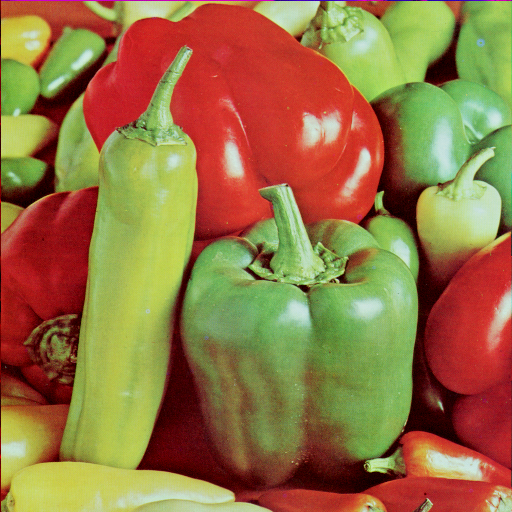
#> input picture trab2/Trabalho2_HenriqueDeAbreuAmitay/img/peppers.png, 512 x 512 px
$ python ex1.py
#> lines starting #> are read from the running program, lines starting #| are printed output that depends on the picture
import numpy as np
import cv2

# Loads the image in grayscale
def load_image_grayscale() :
    img_path = "img/peppers.png"
    return cv2.imread(img_path, 0)
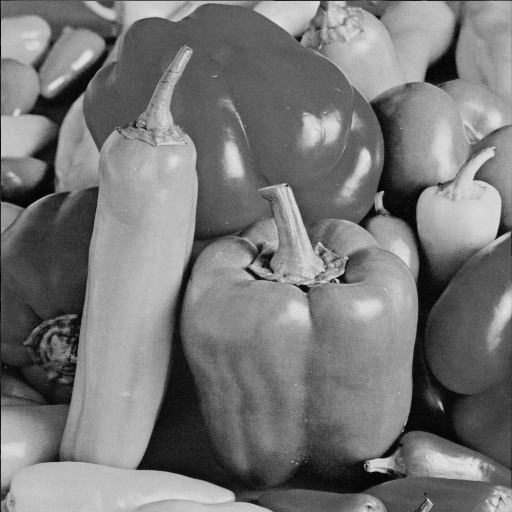
#> returned value: shape (512, 512); min 0, max 227, mean 119.7

def display_image(img, img_title):
    # Converts to unsigned 8 bit int
    abs_img = cv2.convertScaleAbs(img)
    cv2.imwrite(f'{img_title}.jpg', abs_img)
    cv2.imshow(img_title, abs_img)

def end_program():
    # Cleans images
    cv2.waitKey(0)
    cv2.destroyAllWindows()

def mirror_filter(mask):
    return np.rot90(mask, 2)

def apply_filter(img, mask):
    mirrored_filter = mirror_filter(mask)
    return cv2.filter2D(img, -1, mirrored_filter)

# Loading the image
img = load_image_grayscale()

# Filters h1 to h8
h = []
h.append(np.array(([[0, 0, -1, 0, 0], [0, -1, -2, -1, 0], [-1, -2, 16, -2, -1],[0, -1, -2, -1, 0], [0, 0, -1, 0, 0]]), float))
h.append(np.array(([[1, 4, 6, 4, 1], [4, 16, 24, 16, 4], [6, 24, 36, 24, 6], [4, 16, 24, 16, 4], [1, 4, 6, 4, 1]]), float)*(1/256))
h.append(np.array(([[-1, 0, 1], [-2, 0, 2], [-1, 0, 1]]), float))
h.append(np.array(([[-1, -2, -1], [0, 0, 0], [1, 2, 1]]), float))
h.append(np.array(([[-1, -1, -1], [-1, 8, -1], [-1, -1, -1]]), float))
h.append(np.array(([[1, 1, 1], [1, 1, 1], [1, 1, 1]]), float)*1/9)
h.append(np.array(([[-1, -1, 2], [-1, 2, -1], [2, -1, -1]]), float))
h.append(np.array(([[2, -1, -1], [-1, 2, -1], [-1, -1, 2]]), float))

display_image(img, 'original')
for i in range(len(h)):
    filtered_image = apply_filter(img, h[i])
    display_image(filtered_image, f'h{i+1}')
#> this loop made 8 passes
#> mirrored_filter in apply_filter on passes 3, 4, 5, 7, 8: [[1, 0, -1], [2, 0, -2], [1, 0, -1]], [[1, 2, 1], [0, 0, 0], [-1, -2, -1]], [[-1, -1, -1], [-1, 8, -1], [-1, -1, -1]], [[-1, -1, 2], [-1, 2, -1], [2, -1, -1]], [[2, -1, -1], [-1, 2, -1], [-1, -1, 2]]
#> pass 1, `filtered_image = apply_filter(img, h[i])`:
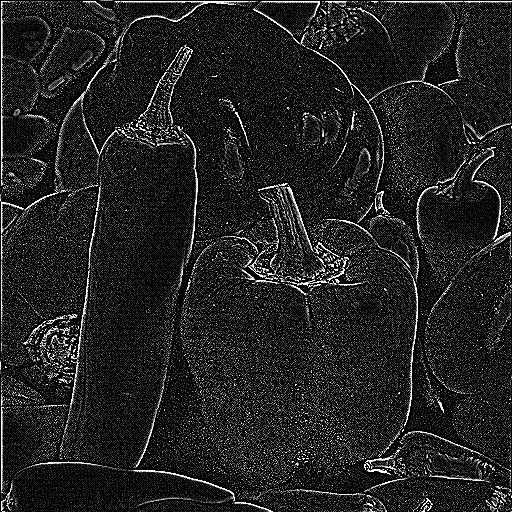
#> filtered_image: shape (512, 512); min 0, max 255, mean 32
#> pass 3, `filtered_image = apply_filter(img, h[i])`:
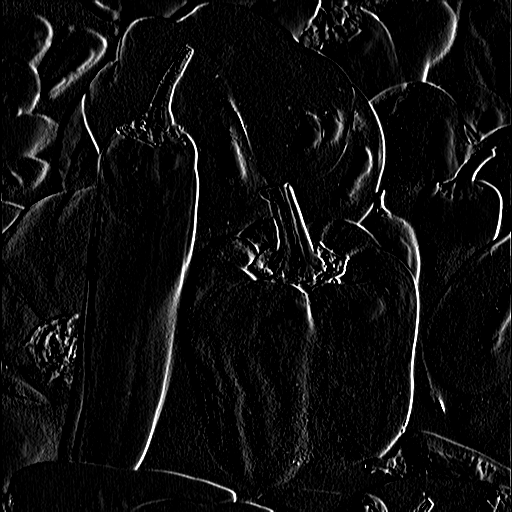
#> filtered_image: shape (512, 512); min 0, max 255, mean 14
#> after the loop:
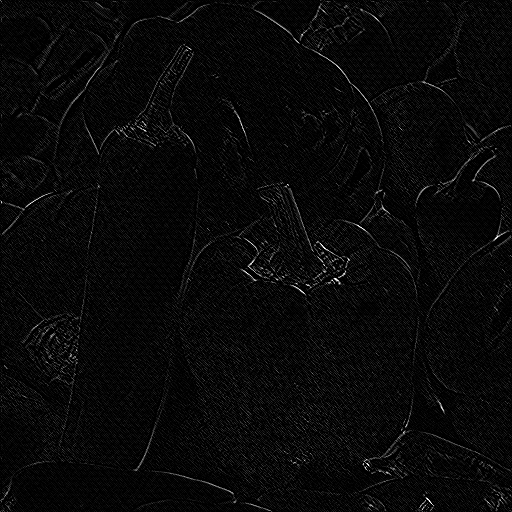
#> filtered_image: shape (512, 512); min 0, max 255, mean 8.8

# Sobel operator
# sqrt(h3^2 + h4^2)
filter_h3 = mirror_filter(h[2])
filter_h4 = mirror_filter(h[3])

# We must normalize the scale in this case
filtered_imageX = cv2.filter2D(img, -1, filter_h3)/255
filtered_imageY = cv2.filter2D(img, -1, filter_h4)/255
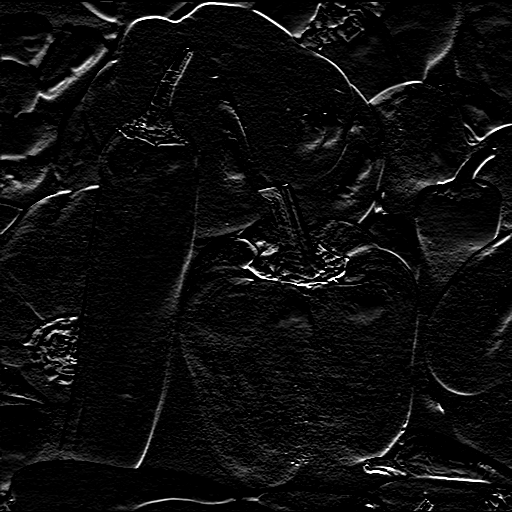
#> filtered_imageY: shape (512, 512) float64; min 0, max 1, mean 0.0505

# Normalized operation
sobel = (np.sqrt(filtered_imageX**2 + filtered_imageY**2)*255).astype(int)
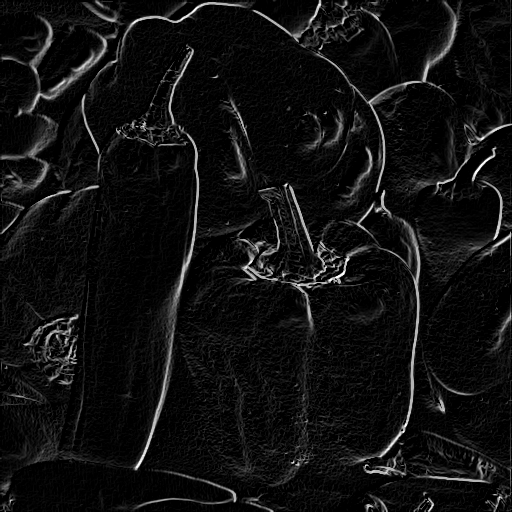
#> sobel: shape (512, 512) int64; min 0, max 360, mean 23.6; drawn with min black and max white
display_image(sobel, 'Sobel Operator Edge Detection')
#> in display_image (call 10), `abs_img = cv2.convertScaleAbs(img)`:
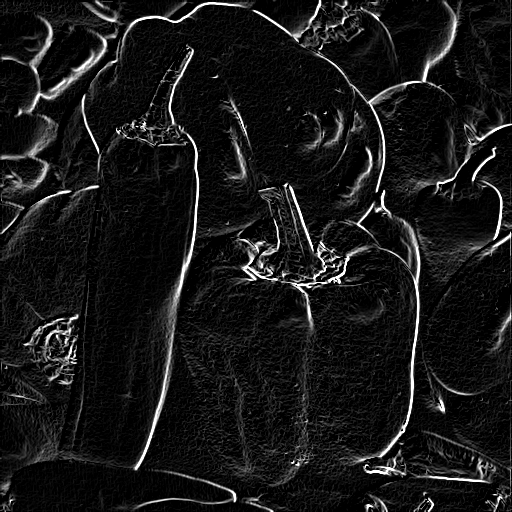
#> abs_img: shape (512, 512); min 0, max 255, mean 23.5

end_program()
